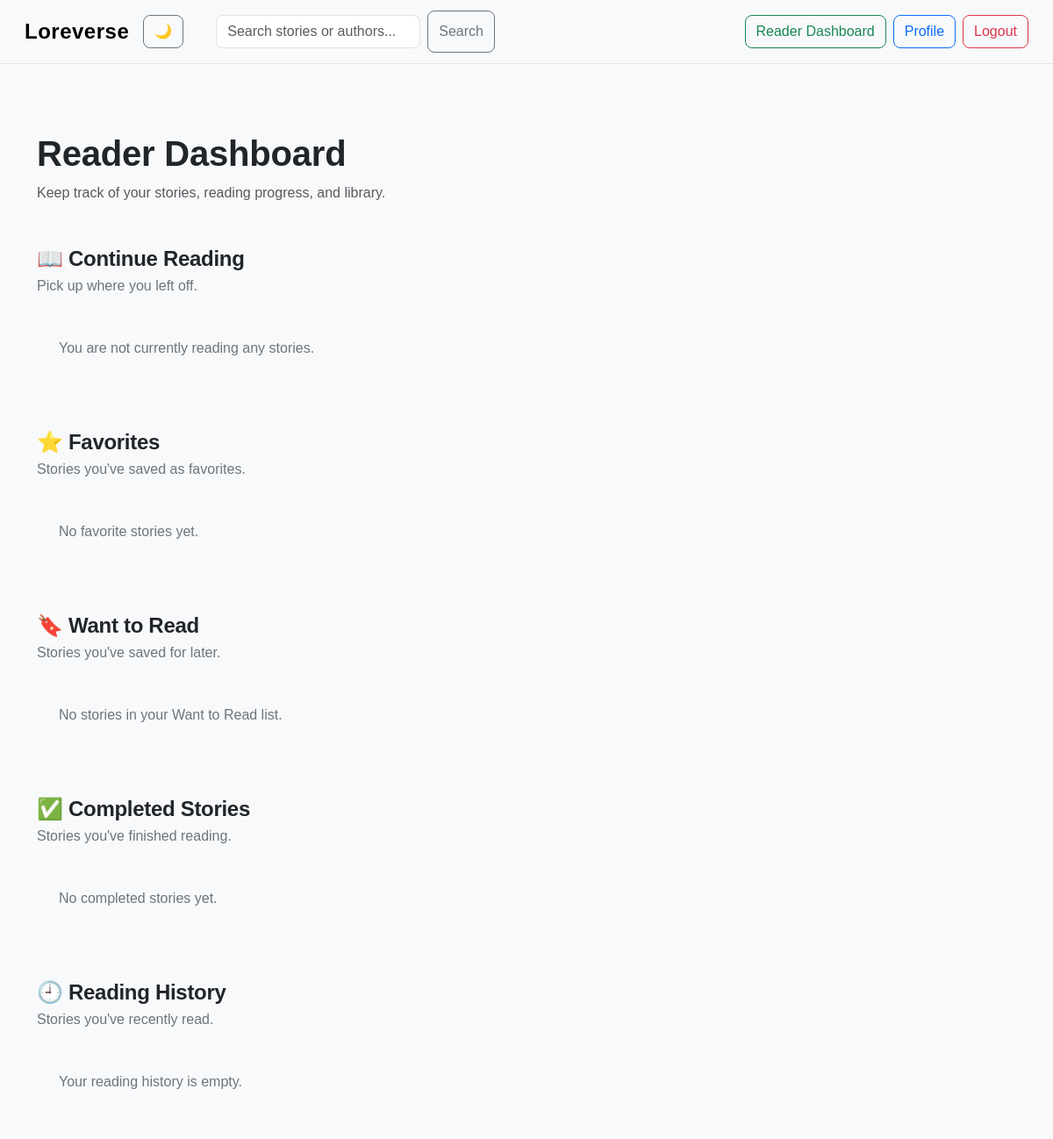
Page /reader-dashboard/ (signed in) on the earlier database version.
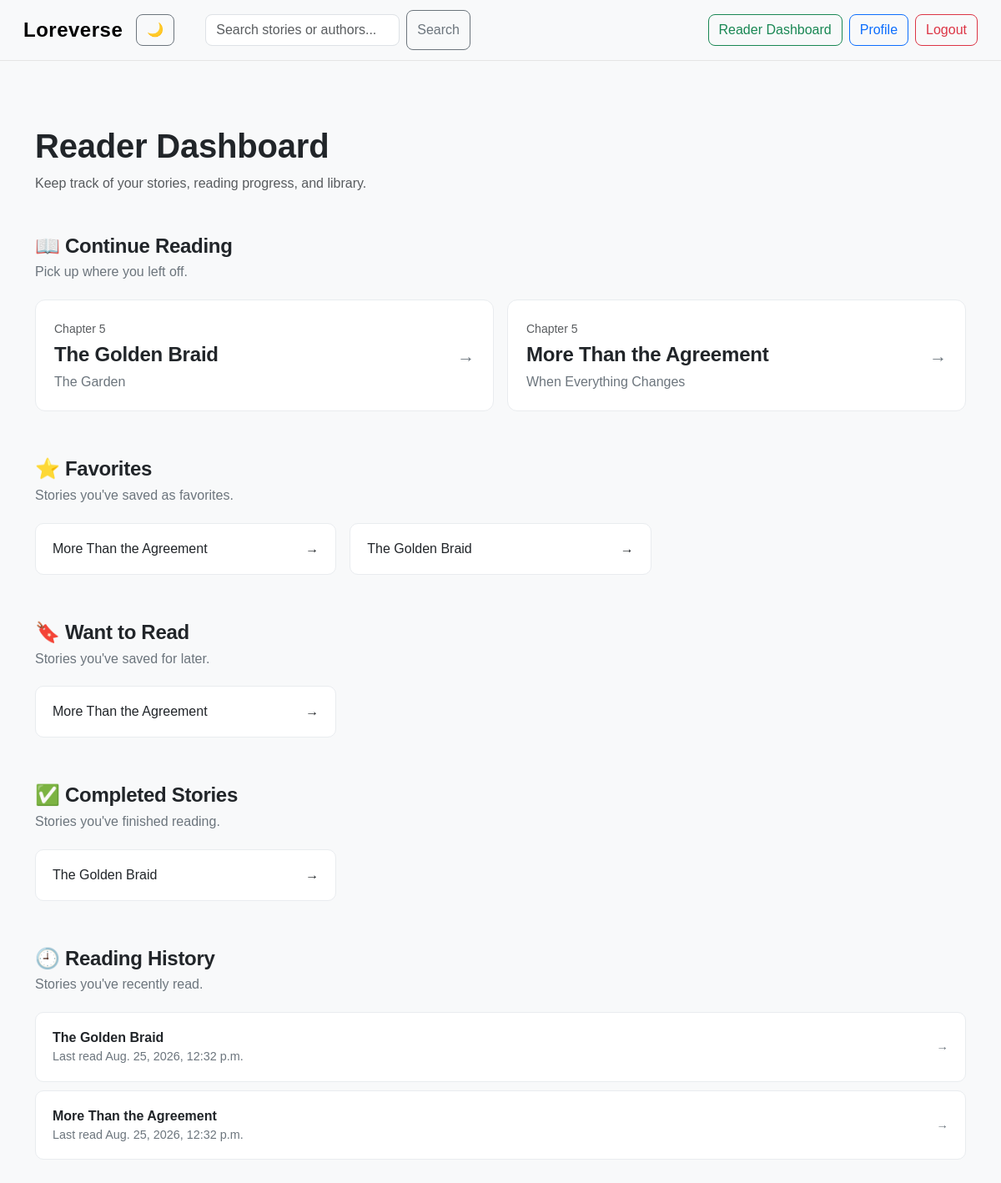
Same page on the later database version.
### loreverse/models.py (models this page shows, shortened)
class ReadingProgress(models.Model):
    user = models.ForeignKey(User, on_delete=models.CASCADE)
    story = models.ForeignKey(Story, on_delete=models.CASCADE)
    chapter = models.ForeignKey(Chapter, on_delete=models.CASCADE)
    updated_at = models.DateTimeField(auto_now=True)
    class Meta:
        unique_together = ("user", "story")

class Chapter(models.Model):
    story = models.ForeignKey(Story, on_delete=models.CASCADE, related_name="chapters")
    title = models.CharField(max_length=200)
    content = models.TextField()
    chapter_number = models.PositiveIntegerField()

class Story(models.Model):
    GENRE_CHOICES = [
        ("Fantasy", "Fantasy"),
        ("Romance", "Romance"),
        ("Mystery", "Mystery"),
        ("Horror", "Horror"),
        ("Science Fiction", "Science Fiction"),
        ("Adventure", "Adventure"),
        ("Other", "Other"),]
    title = models.CharField(max_length=200)
    genre = models.CharField(max_length=30, choices=GENRE_CHOICES, default="Other")
    tags = models.CharField(max_length=300, blank=True)
    description = models.TextField()
    cover_image = models.ImageField(upload_to="story_covers/",blank=True)
    author = models.ForeignKey(User, on_delete=models.CASCADE)
    published = models.BooleanField(default=False)
    created_at = models.DateTimeField(auto_now_add=True)
    updated_at = models.DateTimeField(auto_now=True)
    favorited_by = models.ManyToManyField(User, related_name="favorite_stories", blank=True)
    want_to_read_by = models.ManyToManyField(User, related_name="want_to_read_stories", blank=True)

class CompletedStory(models.Model):
    user = models.ForeignKey(User, on_delete=models.CASCADE)
    story = models.ForeignKey(Story, on_delete=models.CASCADE)
    completed_at = models.DateTimeField(auto_now=True)
    class Meta:
        unique_together = ("user", "story")

class ReadingHistory(models.Model):
    user = models.ForeignKey(User, on_delete=models.CASCADE)
    story = models.ForeignKey(Story, on_delete=models.CASCADE)
    last_read_at = models.DateTimeField(auto_now=True)
    class Meta:
        unique_together = ("user", "story")

### loreverse/views.py (the view)
# urls.py: path("reader-dashboard/", views.reader_dashboard, name="reader_dashboard"),
@login_required
def reader_dashboard(request):
    progress = ReadingProgress.objects.filter(
        user=request.user
    ).select_related("story", "chapter")
    favorites = request.user.favorite_stories.all()
    want_to_read = request.user.want_to_read_stories.all()
    completed_stories = CompletedStory.objects.filter(
        user=request.user
    ).select_related("story")
    reading_history = ReadingHistory.objects.filter(
        user=request.user
    ).select_related("story").order_by("-last_read_at")
    return render(request, "loreverse/reader_dashboard.html", {
        "progress": progress, "favorites": favorites, "want_to_read": want_to_read,
        "completed_stories": completed_stories, "reading_history": reading_history,
    })

### loreverse/templates/loreverse/reader_dashboard.html (shortened to what the changed rows need)
{% extends "loreverse/layout.html" %}
{% block body %}
<div class="container py-5">
    <div class="mb-5">
        <h1 class="fw-bold">Reader Dashboard</h1>
    </div>
    <section class="dashboard-section">
        <div class="section-heading">
            <h2>📖 Continue Reading</h2>
        </div>
        {% if progress %}
            <div class="row g-3">
                {% for item in progress %}
                    <div class="col-md-6">
                        <a href="{% url 'continue_reading' item.story.id %}" class="dashboard-story-card">
                            <div>
                                <span class="small text-muted">
                                    Chapter {{ item.chapter.chapter_number }}
                                </span>
                                <h4>{{ item.story.title }}</h4>
                                <p>{{ item.chapter.title }}</p>
                            </div>
                            <span class="dashboard-arrow">→</span>
                        </a>
                    </div>
                {% endfor %}
            </div>
        {% else %}
            <div class="empty-state">
                <p>You are not currently reading any stories.</p>
            </div>
        {% endif %}
    </section>
    <section class="dashboard-section">
        <div class="section-heading">
            <h2>⭐ Favorites</h2>
        </div>
        {% if favorites %}
            <div class="row g-3">
                {% for story in favorites %}
                    <div class="col-md-6 col-lg-4">
                        <a href="{% url 'story_detail' story.id %}" class="dashboard-list-card">
                            <span>{{ story.title }}</span>
                            <span>→</span>
                        </a>
                    </div>
                {% endfor %}
            </div>
        {% else %}
            <div class="empty-state">
                <p>No favorite stories yet.</p>
            </div>
        {% endif %}
    </section>
    <section class="dashboard-section">
        <div class="section-heading">
            <h2>🔖 Want to Read</h2>
        </div>
        {% if want_to_read %}
            <div class="row g-3">
                {% for story in want_to_read %}
                    <div class="col-md-6 col-lg-4">
                        <a href="{% url 'story_detail' story.id %}" class="dashboard-list-card">
                            <span>{{ story.title }}</span>
                            <span>→</span>
                        </a>
                    </div>
                {% endfor %}
            </div>
        {% else %}
            <div class="empty-state">
                <p>No stories in your Want to Read list.</p>
            </div>
        {% endif %}
    </section>
    <section class="dashboard-section">
        <div class="section-heading">
            <h2>✅ Completed Stories</h2>
        </div>
        {% if completed_stories %}
            <div class="row g-3">
                {% for item in completed_stories %}
                    <div class="col-md-6 col-lg-4">
                        <a href="{% url 'story_detail' item.story.id %}" class="dashboard-list-card">
                            <span>{{ item.story.title }}</span>
                            <span>→</span>
                        </a>
                    </div>
                {% endfor %}
            </div>
        {% else %}
            <div class="empty-state">
                <p>No completed stories yet.</p>
            </div>
        {% endif %}
    </section>
    <section class="dashboard-section">
        <div class="section-heading">
            <h2>🕘 Reading History</h2>
        </div>
        {% if reading_history %}
            <div class="reading-history">
                {% for item in reading_history %}
                    <a href="{% url 'story_detail' item.story.id %}" class="history-item">
                        <div>
                            <strong>{{ item.story.title }}</strong>
                            <span>Last read {{ item.last_read_at }}</span>
                        </div>
                        <span>→</span>
                    </a>
                {% endfor %}
            </div>
        {% else %}
            <div class="empty-state">
                <p>Your reading history is empty.</p>
            </div>
        {% endif %}
    </section>
</div>
{% endblock %}

Differences in the rows shown:
added ReadingProgress: chapter.chapter_number "5", story "The Golden Braid", chapter "The Garden"
added ReadingProgress: chapter.chapter_number "5", story "More Than the Agreement", chapter "When Everything Changes"
now on this page (row unchanged): Story: title "More Than the Agreement"
now on this page (row unchanged): Story: title "The Golden Braid", shown under "⭐ Favorites"
added CompletedStory: story "The Golden Braid"
added ReadingHistory: story "The Golden Braid", last_read_at "Aug. 25, 2026, 12:32 p.m."
added ReadingHistory: story "More Than the Agreement", last_read_at "Aug. 25, 2026, 12:32 p.m."
Other differences:
text no longer shown: "You are not currently reading any stories. No favorite stories yet. No stories in your Want to Read list. No completed stories yet. Your reading history is empty."
